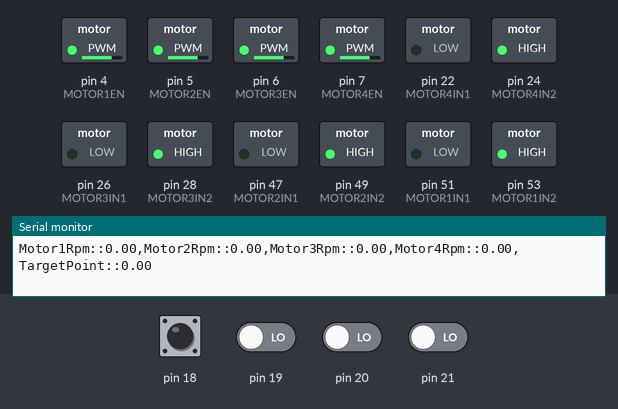
A sketch run on a simulated Arduino Mega 2560, built with avr-gcc and run on an emulated ATmega2560. Shown: switched loads named in the sketch (green lamp = pin HIGH), the last lines printed to the serial monitor. The inputs (shaded band) are chosen by the test bench; at power-on: pin 18–21 LOW.

Above: at 0.11 s.
At 1.2 s:
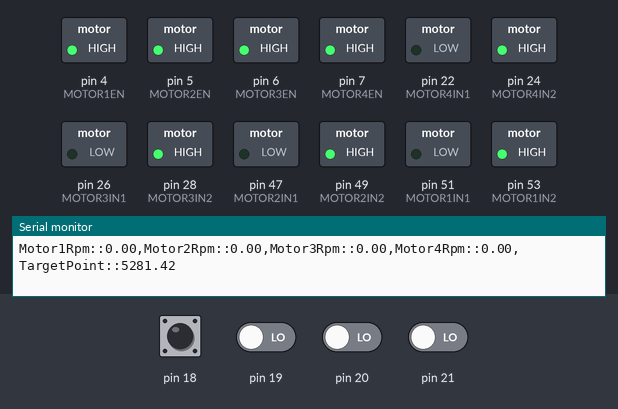
1.3 s: pin 18 driven HIGH and pin 19 driven HIGH and pin 20 driven HIGH and pin 21 driven HIGH
4.3 s: pin 18 driven LOW
7.3 s: pin 18 pulsed HIGH 5 times (0.12 s each, 0.3 s apart)
11.8 s: pin 19 driven LOW
14.8 s: pin 20 driven LOW
17.8 s: pin 21 driven LOW
At 25.6 s:
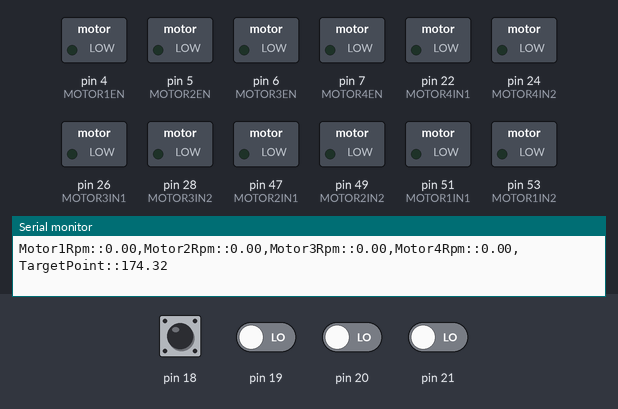
Timing chart, 0 to 31.5 s (numbered marks = the images above; inputs shaded):
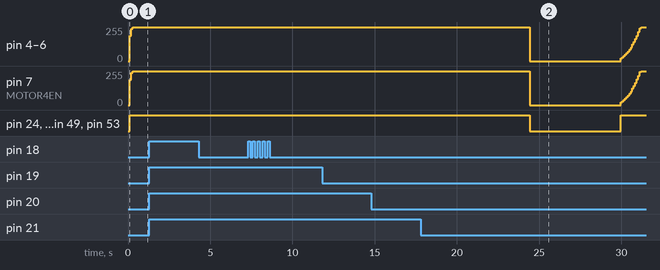

The sketch:

rpmcontrol_with_PID_code.ino
```cpp
#include <FlexiTimer2.h>


#define MAXPWM 255

#define MOTOR1IN1  51
#define MOTOR1IN2  53
#define MOTOR1EN  4


#define MOTOR2IN1  47
#define MOTOR2IN2  49
#define MOTOR2EN 5

#define MOTOR3IN1  26
#define MOTOR3IN2  28
#define MOTOR3EN 6

#define MOTOR4IN1  22
#define MOTOR4IN2  24
#define MOTOR4EN 7


#define MAXRPM 4500
#define MINRPM 500

volatile long m1PulseNum = 0;
volatile long m2PulseNum = 0;
volatile long m3PulseNum = 0;
volatile long m4PulseNum = 0;

uint32_t timer;
int loopDelay = 0;
int idx = 0;

double Kp = 0.008, Ki = 0.02, Kd = 0.0028;

enum motorMode {CW, CCW, STOP};
double TargetPoint;


class CodedMotor
{
  private:
    int IN_1;
    int IN_2;
    int EN;

    double mKp, mKi, mKd;
    motorMode mM;

    double lastError;
    double errorIntegral;
    double Output;

    //比例调节
    double Pterm(double Kp, double error)
    {
      double PWMp = Kp * error;
      return PWMp;
    }

    //微分调节
    double Dterm(double Kd, double error, uint32_t dt)
    {
      double dError = error - lastError;
      double errorSpeed = dError * 1000000.0 / dt;
      double PWMd = Kd * errorSpeed;
      lastError = error;
      return PWMd;
    }

    //积分调节
    double Iterm(double Ki, double error, uint32_t dt)
    {
      errorIntegral = errorIntegral + error * dt / 1000000.0;
      double PWMi = Ki * errorIntegral;
      return PWMi;
    }

  public:

    CodedMotor(int in1, int in2, int en, double kp, double ki, double kd) //构造函数
    {
      IN_1 = in1;
      IN_2 = in2;
      EN = en;
      mKp = kp;
      mKi = ki;
      mKd = kd;


      //stop motor first
      digitalWrite(IN_1, LOW);
      digitalWrite(IN_2, LOW);
      mM = STOP;
      analogWrite(EN, 0);
      lastError = 0;
      errorIntegral = 0;
      Output = 0;

    };

    void stop()  //停止电机
    {
      if (mM == STOP)
      {
        return;
      }

      digitalWrite(IN_1, LOW);
      digitalWrite(IN_2, LOW);
      mM = STOP;
      analogWrite(EN, 0);
      lastError = 0;
      errorIntegral = 0;
      Output = 0;
      return;
    }

    outPutCW(double targetPoint, double inputPoint, uint32_t dT)
    {


      if (targetPoint < MINRPM)
      {
        stop();
        return;
      }
      else if (mM != CW)
      {
        mM = CW;
        digitalWrite(IN_1, LOW);
        digitalWrite(IN_2, HIGH);
        lastError = 0;
        errorIntegral = 0;
        Output = 0;
      }

      if (targetPoint > MAXRPM)
      {
        targetPoint = MAXRPM;
      }

      double error = targetPoint - inputPoint;

      Output = Output + Pterm(mKp, error) + Iterm(mKi, error, dT) + Dterm(mKd, error, dT);


      if (Output > MAXPWM)
      {
        Output = MAXPWM;
      }

      analogWrite(EN, Output);

    };

    outPutCCW(double targetPoint, double inputPoint, uint32_t dT)
    {


      if (targetPoint < MINRPM)
      {
        stop();
        return;
      }
      else if (mM != CCW)
      {
        mM = CCW;
        digitalWrite(IN_1, HIGH);
        digitalWrite(IN_2, LOW);
        lastError = 0;
        errorIntegral = 0;
        Output = 0;
      }

      if (targetPoint > MAXRPM)
      {
        targetPoint = MAXRPM;
      }

      double error = targetPoint - inputPoint;

      Output = Output + Pterm(mKp, error) + Iterm(mKi, error, dT) + Dterm(mKd, error, dT);


      if (Output > MAXPWM)
      {
        Output = MAXPWM;
      }

      analogWrite(EN, Output);

    };

    motorMode getMode()
    {
      return mM;
    }
};


CodedMotor motor1 = CodedMotor(MOTOR1IN1, MOTOR1IN2, MOTOR1EN, Kp, Ki, Kd);
CodedMotor motor2 = CodedMotor(MOTOR2IN1, MOTOR2IN2, MOTOR2EN, Kp, Ki, Kd);
CodedMotor motor3 = CodedMotor(MOTOR3IN1, MOTOR3IN2, MOTOR3EN, Kp, Ki, Kd);
CodedMotor motor4 = CodedMotor(MOTOR4IN1, MOTOR4IN2, MOTOR4EN, Kp, Ki, Kd);


void setup() {

  Serial.begin(9600);
  //设置m1引脚模式
  pinMode(MOTOR1IN1, OUTPUT);
  pinMode(MOTOR1IN2, OUTPUT);
  pinMode(MOTOR1EN, OUTPUT);
  pinMode(18, INPUT);
  attachInterrupt(digitalPinToInterrupt(18), motor1PulseNum, CHANGE);

  //设置m2引脚模式
  pinMode(MOTOR2IN1, OUTPUT);
  pinMode(MOTOR2IN2, OUTPUT);
  pinMode(MOTOR2EN, OUTPUT);
  pinMode(19, INPUT);
  attachInterrupt(digitalPinToInterrupt(19), motor2PulseNum, CHANGE);

  //设置m3引脚模式
  pinMode(MOTOR3IN1, OUTPUT);
  pinMode(MOTOR3IN2, OUTPUT);
  pinMode(MOTOR3EN, OUTPUT);
  pinMode(20, INPUT);
  attachInterrupt(digitalPinToInterrupt(20), motor3PulseNum, CHANGE);

  //设置m4引脚模式
  pinMode(MOTOR4IN1, OUTPUT);
  pinMode(MOTOR4IN2, OUTPUT);
  pinMode(MOTOR4EN, OUTPUT);
  pinMode(21, INPUT);
  attachInterrupt(digitalPinToInterrupt(21), motor4PulseNum, CHANGE);

  timer = 0;
  FlexiTimer2::set(100, timerIntFun);         /* 设置 （每【100】毫秒执行一次 定时器中断函数）*/
  FlexiTimer2::start();                                               /* 开始  启动这个定时器中断 */

}

void loop() {

  uint32_t now = micros();


  //第一次启动只做计时和计数器清零
  if (timer == 0)
  {
    //for the first time
    timer = now;
    m1PulseNum = 0;
    m2PulseNum = 0;
    m3PulseNum = 0;
    m4PulseNum = 0;
    return;
  }

  //获取电机编码器的计数, 得到转速
  noInterrupts();
  if (timer == 0)
  {
    //for the first time
    timer = now;
    m1PulseNum = 0;
    m2PulseNum = 0;
    m3PulseNum = 0;
    m4PulseNum = 0;
    interrupts();
    return;
  }

  //获取电机编码器的计数, 得到转速
  noInterrupts();

  uint32_t dT = now - timer;

  double motor1actRpm = m1PulseNum * 2727272.7 / dT;
  m1PulseNum = 0;

  double motor2actRpm = m2PulseNum * 2727272.7 / dT;
  m2PulseNum = 0;

  double motor3actRpm = m3PulseNum * 2727272.7 / dT;
  m3PulseNum = 0;

  double motor4actRpm = m4PulseNum * 2727272.7 / dT;
  m4PulseNum = 0;

  timer = now;
  interrupts();


  if (TargetPoint == 0)
  {
    motor1.stop();
    motor2.stop();
    motor3.stop();
    motor4.stop();
  }
  else if (TargetPoint > 0)
  {
    motor1.outPutCW(TargetPoint, motor1actRpm, dT);
    motor2.outPutCW(TargetPoint, motor2actRpm, dT);
    motor3.outPutCW(TargetPoint, motor3actRpm, dT);
    motor4.outPutCW(TargetPoint, motor4actRpm, dT);
  }
  else
  {
    motor1.outPutCCW(-TargetPoint, motor1actRpm, dT);
    motor2.outPutCCW(-TargetPoint, motor2actRpm, dT);
    motor3.outPutCCW(-TargetPoint, motor3actRpm, dT);
    motor4.outPutCCW(-TargetPoint, motor4actRpm, dT);
  }


  if (motor1.getMode() == CW)
  {
    plot("Motor1Rpm:", motor1actRpm, false);
  }
  else if (motor1.getMode() == CCW)
  {
    plot("Motor1Rpm:", -motor1actRpm, false);
  }
  else if (motor1.getMode() == STOP)
  {
    plot("Motor1Rpm:", motor2actRpm, false);
  }


  if (motor2.getMode() == CW)
  {
    plot("Motor2Rpm:", motor2actRpm, false);
  }
  else if (motor2.getMode() == CCW)
  {
    plot("Motor2Rpm:", -motor2actRpm, false);
  }
  else if (motor2.getMode() == STOP)
  {
    plot("Motor2Rpm:", motor2actRpm, false);
  }


  if (motor3.getMode() == CW)
  {
    plot("Motor3Rpm:", motor3actRpm, false);
  }
  else if (motor3.getMode() == CCW)
  {
    plot("Motor3Rpm:", -motor3actRpm, false);
  }
  else if (motor3.getMode() == STOP)
  {
    plot("Motor3Rpm:", motor2actRpm, false);
  }


  if (motor4.getMode() == CW)
  {
    plot("Motor4Rpm:", motor4actRpm, false);
  }
  else if (motor4.getMode() == CCW)
  {
    plot("Motor4Rpm:", -motor4actRpm, false);
  }
  else if (motor4.getMode() == STOP)
  {
    plot("Motor4Rpm:", motor2actRpm, false);
  }

  plot("TargetPoint:", TargetPoint, true);


  delay(loopDelay);
}

void motor1PulseNum()
{
  m1PulseNum++;
}

void motor2PulseNum()
{
  m2PulseNum++;
}

void motor3PulseNum()
{
  m3PulseNum++;
}

void motor4PulseNum()
{
  m4PulseNum++;
}

void timerIntFun() {
  TargetPoint = sin(idx * 3.14159265 / 180.0) * MAXRPM + MAXRPM;
  idx = idx + 1;
}

void plot(String label, double value, bool last)
{
  Serial.print(label);

  if (label != "")
  {
    Serial.print(":");
  }
  Serial.print(value);

  if (last == false)
  {
    Serial.print(",");
  }
  else
  {
    Serial.println();
  }
}
```
